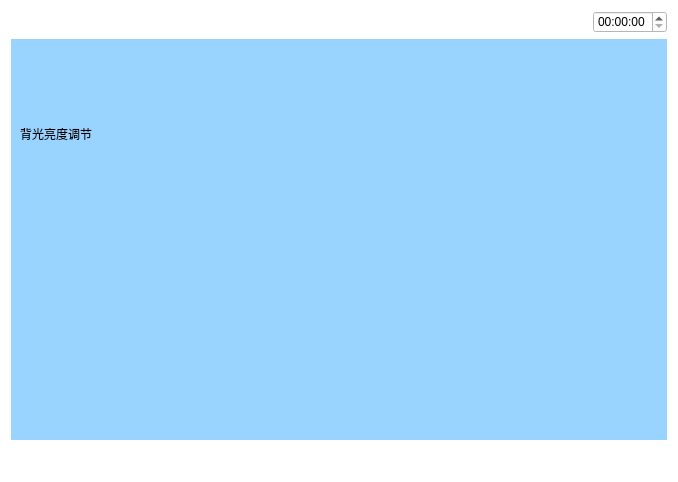
<?xml version="1.0" encoding="UTF-8"?>
<ui version="4.0">
 <class>Beiguangliangdu</class>
 <widget class="QWidget" name="Beiguangliangdu">
  <property name="geometry">
   <rect>
    <x>0</x>
    <y>0</y>
    <width>678</width>
    <height>482</height>
   </rect>
  </property>
  <property name="windowTitle">
   <string>Form</string>
  </property>
  <property name="styleSheet">
   <string notr="true">background-color: rgb(255, 255, 255);</string>
  </property>
  <layout class="QVBoxLayout" name="verticalLayout_3" stretch="1,5,1">
   <item>
    <layout class="QHBoxLayout" name="horizontalLayout_5">
     <item>
      <widget class="QPushButton" name="pushButton">
       <property name="text">
        <string/>
       </property>
       <property name="icon">
        <iconset resource="myimages.qrc">
         <normaloff>:/image/images/4g.png</normaloff>:/image/images/4g.png</iconset>
       </property>
       <property name="flat">
        <bool>true</bool>
       </property>
      </widget>
     </item>
     <item>
      <widget class="QPushButton" name="pushButton_2">
       <property name="text">
        <string/>
       </property>
       <property name="icon">
        <iconset resource="myimages.qrc">
         <normaloff>:/image/images/wireless.svg</normaloff>:/image/images/wireless.svg</iconset>
       </property>
       <property name="flat">
        <bool>true</bool>
       </property>
      </widget>
     </item>
     <item>
      <widget class="QPushButton" name="pushButton_3">
       <property name="text">
        <string/>
       </property>
       <property name="icon">
        <iconset resource="myimages.qrc">
         <normaloff>:/image/images/bl.svg</normaloff>:/image/images/bl.svg</iconset>
       </property>
       <property name="flat">
        <bool>true</bool>
       </property>
      </widget>
     </item>
     <item>
      <widget class="QPushButton" name="pushButton_4">
       <property name="text">
        <string/>
       </property>
       <property name="icon">
        <iconset resource="myimages.qrc">
         <normaloff>:/image/images/locate.svg</normaloff>:/image/images/locate.svg</iconset>
       </property>
       <property name="flat">
        <bool>true</bool>
       </property>
      </widget>
     </item>
     <item>
      <spacer name="horizontalSpacer_4">
       <property name="orientation">
        <enum>Qt::Horizontal</enum>
       </property>
       <property name="sizeHint" stdset="0">
        <size>
         <width>40</width>
         <height>20</height>
        </size>
       </property>
      </spacer>
     </item>
     <item>
      <widget class="QTimeEdit" name="timeEdit_2"/>
     </item>
    </layout>
   </item>
   <item>
    <widget class="QWidget" name="widget" native="true">
     <property name="sizePolicy">
      <sizepolicy hsizetype="Preferred" vsizetype="Preferred">
       <horstretch>0</horstretch>
       <verstretch>0</verstretch>
      </sizepolicy>
     </property>
     <property name="contextMenuPolicy">
      <enum>Qt::DefaultContextMenu</enum>
     </property>
     <property name="styleSheet">
      <string notr="true">background-color: rgb(153, 211, 255);</string>
     </property>
     <layout class="QVBoxLayout" name="verticalLayout_2" stretch="1,1,1">
      <item>
       <layout class="QHBoxLayout" name="horizontalLayout">
        <item>
         <widget class="QLabel" name="label">
          <property name="text">
           <string>背光亮度调节</string>
          </property>
          <property name="alignment">
           <set>Qt::AlignCenter</set>
          </property>
         </widget>
        </item>
        <item>
         <spacer name="horizontalSpacer">
          <property name="orientation">
           <enum>Qt::Horizontal</enum>
          </property>
          <property name="sizeHint" stdset="0">
           <size>
            <width>40</width>
            <height>20</height>
           </size>
          </property>
         </spacer>
        </item>
        <item>
         <layout class="QVBoxLayout" name="verticalLayout"/>
        </item>
       </layout>
      </item>
      <item>
       <layout class="QHBoxLayout" name="horizontalLayout_4">
        <item>
         <spacer name="horizontalSpacer_6">
          <property name="sizePolicy">
           <sizepolicy hsizetype="Ignored" vsizetype="Minimum">
            <horstretch>0</horstretch>
            <verstretch>0</verstretch>
           </sizepolicy>
          </property>
          <property name="orientation">
           <enum>Qt::Horizontal</enum>
          </property>
          <property name="sizeHint" stdset="0">
           <size>
            <width>40</width>
            <height>20</height>
           </size>
          </property>
         </spacer>
        </item>
        <item>
         <spacer name="horizontalSpacer_7">
          <property name="orientation">
           <enum>Qt::Horizontal</enum>
          </property>
          <property name="sizeHint" stdset="0">
           <size>
            <width>40</width>
            <height>20</height>
           </size>
          </property>
         </spacer>
        </item>
        <item>
         <widget class="QPushButton" name="pushButton_7">
          <property name="text">
           <string/>
          </property>
          <property name="icon">
           <iconset resource="myimages.qrc">
            <normaloff>:/image/images/sun.svg</normaloff>:/image/images/sun.svg</iconset>
          </property>
          <property name="flat">
           <bool>true</bool>
          </property>
         </widget>
        </item>
        <item>
         <spacer name="horizontalSpacer_5">
          <property name="orientation">
           <enum>Qt::Horizontal</enum>
          </property>
          <property name="sizeHint" stdset="0">
           <size>
            <width>40</width>
            <height>20</height>
           </size>
          </property>
         </spacer>
        </item>
       </layout>
      </item>
      <item>
       <layout class="QHBoxLayout" name="horizontalLayout_3" stretch="1,3,1">
        <item>
         <widget class="QPushButton" name="pushButton_6">
          <property name="text">
           <string/>
          </property>
          <property name="icon">
           <iconset resource="myimages.qrc">
            <normaloff>:/image/images/jian.svg</normaloff>:/image/images/jian.svg</iconset>
          </property>
          <property name="flat">
           <bool>true</bool>
          </property>
         </widget>
        </item>
        <item>
         <widget class="QLabel" name="label_3">
          <property name="sizePolicy">
           <sizepolicy hsizetype="Ignored" vsizetype="Ignored">
            <horstretch>0</horstretch>
            <verstretch>0</verstretch>
           </sizepolicy>
          </property>
          <property name="text">
           <string/>
          </property>
          <property name="pixmap">
           <pixmap resource="myimages.qrc">:/image/images/storage.svg</pixmap>
          </property>
          <property name="scaledContents">
           <bool>true</bool>
          </property>
          <property name="alignment">
           <set>Qt::AlignCenter</set>
          </property>
         </widget>
        </item>
        <item>
         <widget class="QPushButton" name="pushButton_5">
          <property name="text">
           <string/>
          </property>
          <property name="icon">
           <iconset resource="myimages.qrc">
            <normaloff>:/image/images/jia.svg</normaloff>:/image/images/jia.svg</iconset>
          </property>
          <property name="flat">
           <bool>true</bool>
          </property>
         </widget>
        </item>
       </layout>
      </item>
     </layout>
    </widget>
   </item>
   <item>
    <layout class="QHBoxLayout" name="horizontalLayout_2">
     <item>
      <widget class="QPushButton" name="returnIndex">
       <property name="font">
        <font>
         <family>AR PL UMing TW MBE</family>
        </font>
       </property>
       <property name="styleSheet">
        <string notr="true">border-image: url(:/image/images/index.svg);</string>
       </property>
       <property name="text">
        <string/>
       </property>
       <property name="icon">
        <iconset resource="myimages.qrc">
         <normaloff>:/image/images/index.svg</normaloff>:/image/images/index.svg</iconset>
       </property>
       <property name="iconSize">
        <size>
         <width>40</width>
         <height>40</height>
        </size>
       </property>
       <property name="flat">
        <bool>true</bool>
       </property>
      </widget>
     </item>
     <item>
      <spacer name="horizontalSpacer_2">
       <property name="orientation">
        <enum>Qt::Horizontal</enum>
       </property>
       <property name="sizeHint" stdset="0">
        <size>
         <width>40</width>
         <height>20</height>
        </size>
       </property>
      </spacer>
     </item>
     <item>
      <spacer name="horizontalSpacer_3">
       <property name="orientation">
        <enum>Qt::Horizontal</enum>
       </property>
       <property name="sizeHint" stdset="0">
        <size>
         <width>40</width>
         <height>20</height>
        </size>
       </property>
      </spacer>
     </item>
     <item>
      <widget class="QPushButton" name="returnPage">
       <property name="text">
        <string/>
       </property>
       <property name="icon">
        <iconset resource="myimages.qrc">
         <normaloff>:/image/images/shangyiye.svg</normaloff>:/image/images/shangyiye.svg</iconset>
       </property>
       <property name="iconSize">
        <size>
         <width>40</width>
         <height>40</height>
        </size>
       </property>
       <property name="flat">
        <bool>true</bool>
       </property>
      </widget>
     </item>
    </layout>
   </item>
  </layout>
 </widget>
 <resources>
  <include location="myimages.qrc"/>
 </resources>
 <connections/>
</ui>
